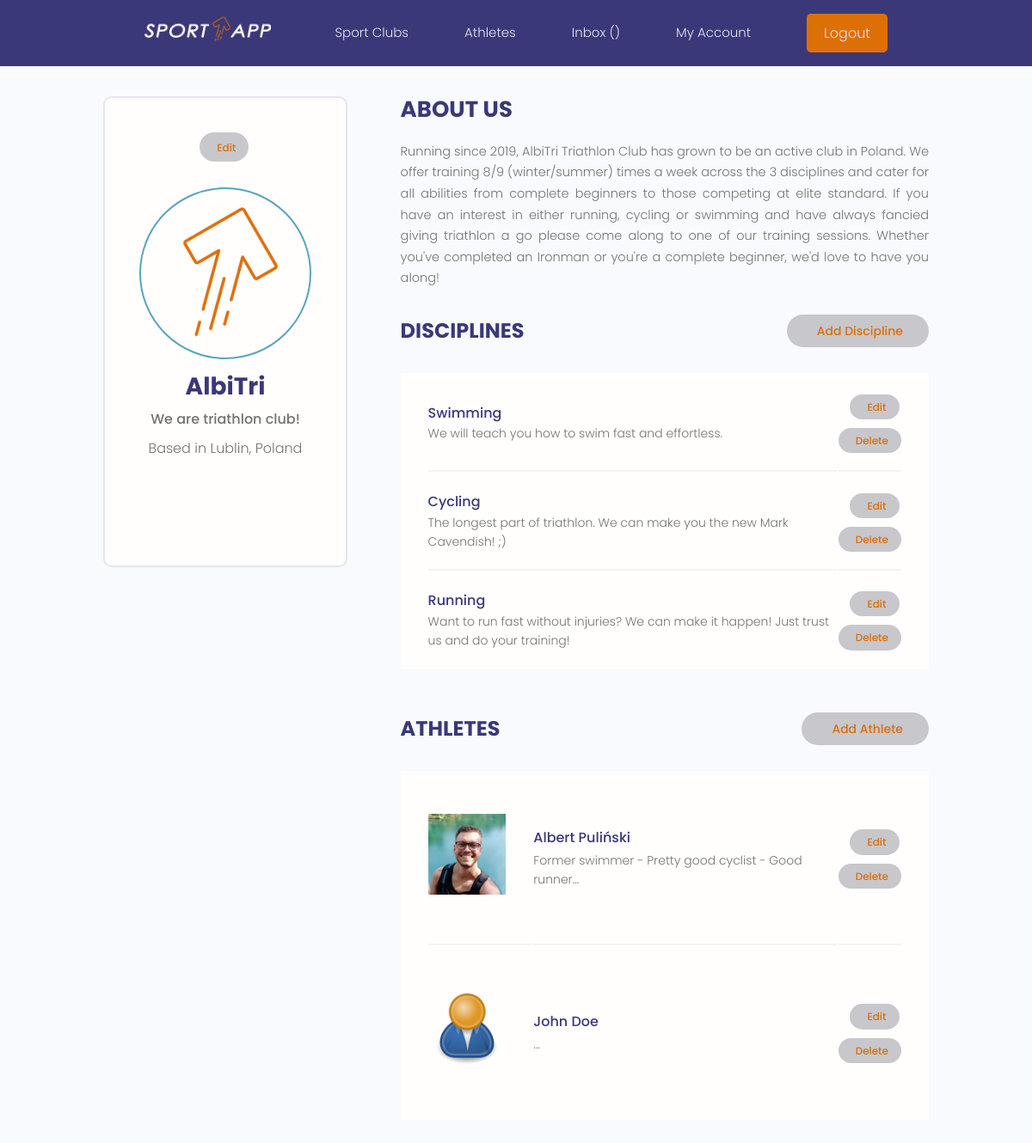
The app's page /account/ (signed in) with its own data.
### users/models.py (models this page shows, shortened)
class Profile(models.Model):
    user = models.OneToOneField(User, on_delete=models.CASCADE, null=True, blank=True)
    name = models.CharField(max_length=200, blank=True, null=True)
    email = models.EmailField(max_length=200, blank=True, null=True)
    username = models.CharField(max_length=200, blank=True, null=True)
    location = models.CharField(max_length=200, blank=True, null=True)
    short_intro = models.CharField(max_length=200, blank=True, null=True)
    bio = models.TextField(blank=True, null=True)
    profile_image = models.ImageField(
        blank=True, null=True, upload_to='profiles/', default="profiles/user-default.png")
    social_facebook = models.CharField(max_length=200, blank=True, null=True)
    social_youtube = models.CharField(max_length=200, blank=True, null=True)
    social_website = models.CharField(max_length=200, blank=True, null=True)
    created = models.DateTimeField(auto_now_add=True)
    id = models.UUIDField(default=uuid.uuid4, unique=True,
                            primary_key=True, editable=False)
    class Meta:
        ordering = ['created']
    @property
    def imageURL(self):
        try:
            url = self.profile_image.url
        except:
            url = ''
        return url

class Skill(models.Model):
    club = models.ForeignKey(
        Profile, on_delete=models.CASCADE, null=True, blank=True)
    name = models.CharField(max_length=200, blank=True, null=True)
    description = models.TextField(null=True, blank=True)
    created = models.DateTimeField(auto_now_add=True)
    id = models.UUIDField(default=uuid.uuid4, unique=True,
                            primary_key=True, editable=False)

### athletes/models.py (models this page shows, shortened)
class Athlete(models.Model):
    club = models.ForeignKey(Profile, null=True, blank=True, on_delete=models.CASCADE)
    name = models.CharField(max_length=200)
    description = models.TextField(null=True, blank=True)
    featured_image = models.ImageField(
        null=True, blank=True, default="athlete-default.png")
    highlight_image = models.ImageField(
        null=True, blank=True, default=None)
    sponsors = models.ManyToManyField('Sponsor', blank=True)
    social_facebook = models.CharField(max_length=200, blank=True, null=True)
    social_youtube = models.CharField(max_length=200, blank=True, null=True)
    social_website = models.CharField(max_length=200, blank=True, null=True)
    social_mail = models.CharField(max_length=200, blank=True, null=True)
    created = models.DateTimeField(auto_now_add=True)
    id = models.UUIDField(default=uuid.uuid4, unique=True, primary_key=True,
                        editable=False)
    class Meta:
        ordering = ['created']
    @property
    def imageURL(self):
        try:
            url = self.featured_image.url
        except:
            url = ''
        return url

### users/views.py (the view)
# urls.py: path('account/', views.userAccount, name="account"),
@login_required(login_url='login')
def userAccount(request):
    profile = request.user.profile
    skills = profile.skill_set.all()
    athletes = profile.athlete_set.all()
    context = {'profile': profile, 'skills':skills, 'athletes':athletes}
    return render(request, 'users/account.html', context)

### users/templates/users/account.html (shortened to what this page needs)
{% extends 'main.html' %}
{% block content %}
  <main class="settingsPage profile my-md">
    <div class="container">
      <div class="layout">
        <div class="column column--1of3">
          <div class="card text-center">
            <div class="card__body club">
              <a class="sponsor sponsor--pill sponsor--main settings__btn" href="{% url 'edit-account' %}"> Edit</a>
              <img class="avatar avatar--xl club__avatar" src="{{profile.imageURL}}" />
              <h2 class="club__name">{{profile.name}}</h2>
              {% if profile.short_intro != None %}
              <p class="club__title">{{profile.short_intro}}</p>
              {% endif %}
              {% if profile.location != None %}
              <p class="club__location">Based in {{profile.location}}</p>
              {% endif %}
              <ul class="club__social">
              </ul>
            </div>
          </div>
        </div>
        <div class="column column--2of3">
          <div class="clubInfo">
            <h3 class="clubInfo__title">About Us</h3>
            <p class="clubInfo__about">{{profile.bio}}</p>
          </div>
          <div class="settings">
            <h3 class="settings__title">Disciplines</h3>
            <a class="sponsor sponsor--pill sponsor--sub settings__btn sponsor--lg" href="{% url 'create-skill' %}"> Add Discipline</a>
          </div>
          <table class="settings__table">
            {% for skill in skills %}
            <tr>
              <td class="settings__tableInfo">
                <h4>{{skill.name}}</h4>
                <p>{{skill.description}}</p>
              </td>
              <td class="settings__tableActions">
                <a class="sponsor sponsor--pill sponsor--main settings__btn" href="{% url 'update-skill' skill.id %}"> Edit</a>
                <a class="sponsor sponsor--pill sponsor--main settings__btn" href="{% url 'delete-skill' skill.id %}?next=/account">Delete</a>
              </td>
            </tr>
            {% endfor %}
          </table>
          <div class="settings">
            <h3 class="settings__title">Athletes</h3>
            <a class="sponsor sponsor--pill sponsor--sub settings__btn sponsor--lg" href="{% url 'create-athlete' %}"> Add Athlete</a>
          </div>
          <table class="settings__table">
            {% for athlete in athletes %}
            <tr>
              <td class="settings__thumbnail">
                <a href="{% url 'athlete' athlete.id %}"><img src="{{athlete.imageURL}}" alt="Athlete Thumbnail" /></a>
              </td>
              <td class="settings__tableInfo">
                <a href="{% url 'athlete' athlete.id %}">{{athlete.name}}</a>
                <p>{{athlete.description|slice:"150"}}...</p>
              </td>
              <td class="settings__tableActions">
                <a class="sponsor sponsor--pill sponsor--main settings__btn" href="{% url 'update-athlete' athlete.id %}"> Edit</a>
                <a class="sponsor sponsor--pill sponsor--main settings__btn" href="{% url 'delete-athlete' athlete.id %}?next=/account">
                  Delete</a>
              </td>
            </tr>
            {% endfor %}
          </table>
        </div>
      </div>
    </div>
  </main>
{% endblock %}

### static/styles/app.css (style rules this page uses)
:root { --color-sub: #3b3879; }
.card { border: 2px solid var(--color-light); }
img { width: 100%; }
.profile .card>.club { padding: 4rem; }
.club__avatar { display: block; margin: auto; }
.club__name { color: var(--color-sub); font-size: 2.8rem; font-weight: 700; margin-top: 1rem; margin-bottom: 0.5rem; }
.club__title { font-size: 1.6rem; font-weight: 500; line-height: 1.3; }
.club__location { margin-top: 1rem; }
.club__social { margin: 3rem 0; list-style: none; display: flex; justify-content: center; gap: 1.5rem; }
.clubInfo { margin-bottom: 3rem; }
.clubInfo__title, .clubInfo__subtitle { font-size: 2.6rem; color: var(--color-sub); text-transform: uppercase; font-weight: 700; margin-bottom: 1.5rem; }
.clubInfo__about, .clubSkill__info { font-size: 1.45rem; line-height: 1.7; text-align: justify; }
.settingsPage .club>.settings__btn { display: inline-block; margin-bottom: 3rem; }
.settings { display: flex; justify-content: space-between; align-items: center; }
.settings__title { font-size: 2.4rem; text-transform: uppercase; font-weight: 700; color: var(--color-sub); }
.settings__table { margin-top: 3rem; margin-bottom: 5rem; padding: 0 3rem; background: var(--color-white); }
.settings__table tr { width: 100%; }
.settings__table tr>td { padding: 2rem 0; }
.settings__table tr:not(:last-child) td { border-bottom: 2px solid var(--color-white-light); }
.settings__thumbnail { width: 23%; min-width: 10rem; }
.settings__thumbnail img { padding-right: 3rem; height: 15rem; object-fit: contain; }
.settings__tableInfo { width: 100%; }
.settings__tableInfo h4, .settings__tableInfo a { padding-right: 1rem; width: auto; font-size: 1.6rem; font-weight: 500; color: var(--color-sub); }
.settings__tableInfo p { font-size: 1.4rem; }
.settings__tableActions { text-align: right; }

### static/uikit/styles/modules/_variables.css (style rules this page uses)
:root { --color-main: #5aa5b9; --color-main-light: #e6faff; --color-sub: #3b3879; --color-sub-light: #dd6f07; --color-sub-lighter: #c7c7cc; --color-text: #737373; --color-gray: #8b8b8b; --color-light: #e5e7eb; --color-light-gray: #767676; --color-bg: #f8fafd; --color-white: #fffefd; --color-white-light: #f3f3f3; --color-success: #359e64; --color-success-bg: #def8e8; --color-error: #fc4b0b; --color-error-bg: #fff2ee; --font-base: 'Poppins', arial, helvetica, 'Segoe UI', roboto, ubuntu, sans-serif; --font-monospace: 'Fira Code', 'Courier New', courier, monospace; --font-regular: 300; --font-medium: 500; --font-bold: 700; --generic-shadow: 1px 1px 5px #00000010; --generic-transition: all 0.3s ease-in-out; }

### static/uikit/styles/modules/_base.css (style rules this page uses)
* { margin: 0; padding: 0; box-sizing: border-box; text-rendering: optimizeLegibility; color: inherit; font-size: inherit; list-style-type: none; }
html { font-size: 50%; }
@media only screen and (min-width: 480px) { html { font-size: 56.25%; } }
@media only screen and (min-width: 1200px) { html { font-size: 62.5%; } }
body { line-height: 1.6; font-weight: 400; font-size: 1.5rem; color: var(--color-text); background-color: var(--color-bg); min-height: 100vh; }

### static/uikit/styles/modules/_typography.css (style rules this page uses)
* { font-family: var(--font-base); }
h2 { font-size: 3.6rem; font-weight: var(--font-bold); }
h3 { font-size: 3.2rem; font-weight: var(--font-medium); }
h4 { font-size: 2.8rem; font-weight: var(--font-medium); }
p, span, strong { font-size: 1.6rem; color: var(--color-text); font-weight: var(--font-regular); }
a { padding-bottom: 2px; text-decoration: none; display: inline-block; color: var(--color-main); font-weight: var(--font-medium); }

### static/uikit/styles/modules/_utilities.css (style rules this page uses)
.container { width: 92%; max-width: 165rem; margin: 0 auto; box-sizing: border-box; }
@media screen and (min-width: 1000px) { .container { width: 90%; } }
@media screen and (min-width: 1200px) { .container { width: 80%; } }
.text-center { text-align: center; }
.my-md { margin: 3rem auto; }

### static/uikit/styles/modules/_avatar.css (style rules this page uses)
.avatar { border-radius: 50%; border: 2px solid var(--color-main); object-fit: cover; }
.avatar--xl { height: 20rem; width: 20rem; }

### static/uikit/styles/modules/_card.css (style rules this page uses)
.card { border-radius: 1rem; background-color: var(--color-white); border: 1.5px solid var(--color-light); width: fit-content; height: auto; margin-top: 0.5rem; margin-bottom: 0.5rem; overflow: hidden; }
.card__body, .card__header { padding: 2rem 2.5rem; text-align: center; }

### static/uikit/styles/modules/_layout.css (style rules this page uses)
.layout { display: flex; flex-flow: row wrap; justify-content: space-between; }
.layout > .column { margin-bottom: 3rem; }
.layout > .column.column--1of3 { flex-basis: 30%; }
.layout > .column.column--2of3 { flex-basis: 64%; }

### records on screen
Profile: imageURL (placeholder picture), name "AlbiTri", short_intro "We are triathlon club!", location "Lublin, Poland", bio "Running since 2019, AlbiTri Triathlon Club has grown to be an active club in Poland. We offer training 8/9 (winter/summer) times a week across the 3 disciplines and cater for all abilities from complete beginners to those competing at elite standard. If you have an interest in either running, cycling or swimming and have always fancied giving triathlon a go please come along to one of our training sessions. Whether you've completed an Ironman or you're a complete beginner, we'd love to have you along!"
Skill: name "Swimming", description "We will teach you how to swim fast and effortless."
Skill: name "Cycling", description "The longest part of triathlon. We can make you the new Mark Cavendish! ;)"
Skill: name "Running", description "Want to run fast without injuries? We can make it happen! Just trust us and do your training!"
Athlete: imageURL (picture), name "Albert Puliński", description "Former swimmer - Pretty good cyclist - Good runner"
Athlete: imageURL (placeholder picture), name "John Doe"
